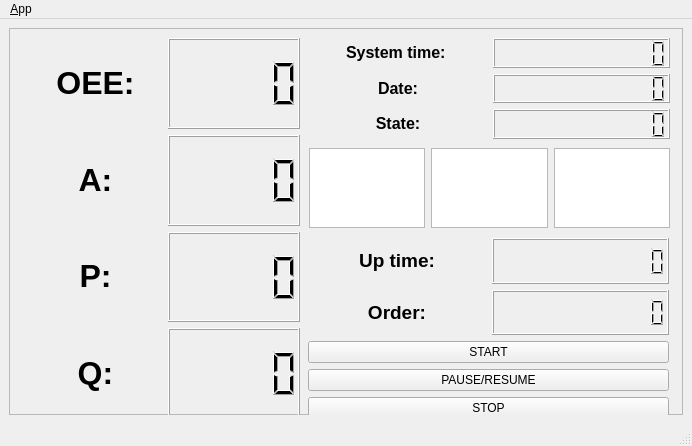
<?xml version="1.0" encoding="UTF-8"?>
<ui version="4.0">
 <class>MainWindowDesign</class>
 <widget class="QMainWindow" name="MainWindowDesign">
  <property name="geometry">
   <rect>
    <x>0</x>
    <y>0</y>
    <width>692</width>
    <height>446</height>
   </rect>
  </property>
  <property name="mouseTracking">
   <bool>false</bool>
  </property>
  <property name="windowTitle">
   <string>QRosApp</string>
  </property>
  <property name="windowIcon">
   <iconset resource="../resources/images.qrc">
    <normaloff>:/images/icon.png</normaloff>:/images/icon.png</iconset>
  </property>
  <property name="locale">
   <locale language="English" country="Australia"/>
  </property>
  <widget class="QWidget" name="centralwidget">
   <layout class="QHBoxLayout">
    <item>
     <widget class="QFrame" name="frame_2">
      <property name="frameShape">
       <enum>QFrame::StyledPanel</enum>
      </property>
      <property name="frameShadow">
       <enum>QFrame::Raised</enum>
      </property>
      <widget class="QWidget" name="gridLayoutWidget">
       <property name="geometry">
        <rect>
         <x>20</x>
         <y>10</y>
         <width>271</width>
         <height>381</height>
        </rect>
       </property>
       <layout class="QGridLayout" name="gridLayout_2">
        <item row="0" column="2">
         <widget class="QLCDNumber" name="lcd_oee"/>
        </item>
        <item row="1" column="2">
         <widget class="QLCDNumber" name="lcd_a"/>
        </item>
        <item row="0" column="1">
         <widget class="QLabel" name="label_4">
          <property name="text">
           <string>&lt;html&gt;&lt;head/&gt;&lt;body&gt;&lt;p align=&quot;center&quot;&gt;&lt;span style=&quot; font-size:24pt; font-weight:600;&quot;&gt;OEE:&lt;/span&gt;&lt;/p&gt;&lt;/body&gt;&lt;/html&gt;</string>
          </property>
         </widget>
        </item>
        <item row="1" column="1">
         <widget class="QLabel" name="label_5">
          <property name="text">
           <string>&lt;html&gt;&lt;head/&gt;&lt;body&gt;&lt;p align=&quot;center&quot;&gt;&lt;span style=&quot; font-size:24pt; font-weight:600;&quot;&gt;A:&lt;/span&gt;&lt;/p&gt;&lt;/body&gt;&lt;/html&gt;</string>
          </property>
         </widget>
        </item>
        <item row="2" column="1">
         <widget class="QLabel" name="label_6">
          <property name="text">
           <string>&lt;html&gt;&lt;head/&gt;&lt;body&gt;&lt;p align=&quot;center&quot;&gt;&lt;span style=&quot; font-size:24pt; font-weight:600;&quot;&gt;P:&lt;/span&gt;&lt;/p&gt;&lt;/body&gt;&lt;/html&gt;</string>
          </property>
         </widget>
        </item>
        <item row="3" column="1">
         <widget class="QLabel" name="label_7">
          <property name="text">
           <string>&lt;html&gt;&lt;head/&gt;&lt;body&gt;&lt;p align=&quot;center&quot;&gt;&lt;span style=&quot; font-size:24pt; font-weight:600;&quot;&gt;Q:&lt;/span&gt;&lt;/p&gt;&lt;/body&gt;&lt;/html&gt;</string>
          </property>
         </widget>
        </item>
        <item row="3" column="2">
         <widget class="QLCDNumber" name="lcd_q"/>
        </item>
        <item row="2" column="2">
         <widget class="QLCDNumber" name="lcd_p"/>
        </item>
       </layout>
      </widget>
      <widget class="QWidget" name="horizontalLayoutWidget_6">
       <property name="geometry">
        <rect>
         <x>300</x>
         <y>120</y>
         <width>361</width>
         <height>80</height>
        </rect>
       </property>
       <layout class="QHBoxLayout" name="horizontalLayout_6">
        <item>
         <widget class="QGraphicsView" name="graphics_red">
          <property name="autoFillBackground">
           <bool>true</bool>
          </property>
          <property name="backgroundBrush">
           <brush brushstyle="NoBrush">
            <color alpha="255">
             <red>255</red>
             <green>0</green>
             <blue>0</blue>
            </color>
           </brush>
          </property>
          <property name="interactive">
           <bool>false</bool>
          </property>
         </widget>
        </item>
        <item>
         <widget class="QGraphicsView" name="graphics_yellow">
          <property name="autoFillBackground">
           <bool>true</bool>
          </property>
          <property name="backgroundBrush">
           <brush brushstyle="NoBrush">
            <color alpha="255">
             <red>0</red>
             <green>170</green>
             <blue>0</blue>
            </color>
           </brush>
          </property>
          <property name="foregroundBrush">
           <brush brushstyle="NoBrush">
            <color alpha="255">
             <red>0</red>
             <green>170</green>
             <blue>0</blue>
            </color>
           </brush>
          </property>
          <property name="interactive">
           <bool>true</bool>
          </property>
         </widget>
        </item>
        <item>
         <widget class="QGraphicsView" name="graphics_green">
          <property name="backgroundBrush">
           <brush brushstyle="NoBrush">
            <color alpha="255">
             <red>255</red>
             <green>205</green>
             <blue>5</blue>
            </color>
           </brush>
          </property>
          <property name="foregroundBrush">
           <brush brushstyle="NoBrush">
            <color alpha="255">
             <red>255</red>
             <green>205</green>
             <blue>5</blue>
            </color>
           </brush>
          </property>
         </widget>
        </item>
       </layout>
      </widget>
      <widget class="QWidget" name="gridLayoutWidget_2">
       <property name="geometry">
        <rect>
         <x>300</x>
         <y>10</y>
         <width>361</width>
         <height>101</height>
        </rect>
       </property>
       <layout class="QGridLayout" name="gridLayout">
        <item row="1" column="0">
         <layout class="QHBoxLayout" name="horizontalLayout_8">
          <item>
           <layout class="QHBoxLayout" name="horizontalLayout_9">
            <item>
             <widget class="QLabel" name="label_8">
              <property name="text">
               <string>&lt;html&gt;&lt;head/&gt;&lt;body&gt;&lt;p align=&quot;center&quot;&gt;&lt;span style=&quot; font-size:12pt; font-weight:600;&quot;&gt;Date:&lt;/span&gt;&lt;/p&gt;&lt;/body&gt;&lt;/html&gt;</string>
              </property>
             </widget>
            </item>
            <item>
             <widget class="QLCDNumber" name="lcd_date">
              <property name="numDigits">
               <number>12</number>
              </property>
             </widget>
            </item>
           </layout>
          </item>
         </layout>
        </item>
        <item row="0" column="0">
         <layout class="QHBoxLayout" name="horizontalLayout_3">
          <item>
           <widget class="QLabel" name="label_3">
            <property name="text">
             <string>&lt;html&gt;&lt;head/&gt;&lt;body&gt;&lt;p align=&quot;center&quot;&gt;&lt;span style=&quot; font-size:12pt; font-weight:600;&quot;&gt;System time: &lt;/span&gt;&lt;/p&gt;&lt;/body&gt;&lt;/html&gt;</string>
            </property>
           </widget>
          </item>
          <item>
           <layout class="QHBoxLayout" name="horizontalLayout_7">
            <item>
             <widget class="QLCDNumber" name="lcd_system_2">
              <property name="numDigits">
               <number>12</number>
              </property>
             </widget>
            </item>
           </layout>
          </item>
         </layout>
        </item>
        <item row="2" column="0">
         <layout class="QHBoxLayout" name="horizontalLayout_4">
          <item>
           <widget class="QLabel" name="label_9">
            <property name="text">
             <string>&lt;html&gt;&lt;head/&gt;&lt;body&gt;&lt;p align=&quot;center&quot;&gt;&lt;span style=&quot; font-size:12pt; font-weight:600;&quot;&gt;State:&lt;/span&gt;&lt;/p&gt;&lt;/body&gt;&lt;/html&gt;</string>
            </property>
           </widget>
          </item>
          <item>
           <layout class="QHBoxLayout" name="horizontalLayout_5">
            <item>
             <widget class="QLCDNumber" name="lcd_state">
              <property name="numDigits">
               <number>12</number>
              </property>
             </widget>
            </item>
           </layout>
          </item>
         </layout>
        </item>
       </layout>
      </widget>
      <widget class="QWidget" name="verticalLayoutWidget_2">
       <property name="geometry">
        <rect>
         <x>299</x>
         <y>210</y>
         <width>361</width>
         <height>181</height>
        </rect>
       </property>
       <layout class="QVBoxLayout" name="verticalLayout">
        <item>
         <layout class="QHBoxLayout" name="horizontalLayout_10">
          <item>
           <layout class="QHBoxLayout" name="horizontalLayout_11">
            <item>
             <widget class="QLabel" name="label_2">
              <property name="text">
               <string>&lt;html&gt;&lt;head/&gt;&lt;body&gt;&lt;p align=&quot;center&quot;&gt;&lt;span style=&quot; font-size:14pt; font-weight:600;&quot;&gt;Up time:&lt;/span&gt;&lt;/p&gt;&lt;/body&gt;&lt;/html&gt;</string>
              </property>
             </widget>
            </item>
            <item>
             <layout class="QHBoxLayout" name="horizontalLayout_12">
              <item>
               <widget class="QLCDNumber" name="lcd_up">
                <property name="numDigits">
                 <number>12</number>
                </property>
               </widget>
              </item>
             </layout>
            </item>
           </layout>
          </item>
         </layout>
        </item>
        <item>
         <layout class="QHBoxLayout" name="horizontalLayout">
          <item>
           <layout class="QHBoxLayout" name="horizontalLayout_14">
            <item>
             <widget class="QLabel" name="label">
              <property name="text">
               <string>&lt;html&gt;&lt;head/&gt;&lt;body&gt;&lt;p align=&quot;center&quot;&gt;&lt;span style=&quot; font-size:14pt; font-weight:600;&quot;&gt;Order:&lt;/span&gt;&lt;/p&gt;&lt;/body&gt;&lt;/html&gt;</string>
              </property>
             </widget>
            </item>
            <item>
             <layout class="QHBoxLayout" name="horizontalLayout_15">
              <item>
               <widget class="QLCDNumber" name="lcd_order">
                <property name="numDigits">
                 <number>12</number>
                </property>
               </widget>
              </item>
             </layout>
            </item>
           </layout>
          </item>
         </layout>
        </item>
        <item>
         <layout class="QHBoxLayout" name="horizontalLayout_13">
          <item>
           <layout class="QVBoxLayout" name="verticalLayout_2">
            <item>
             <widget class="QPushButton" name="pushButton_start">
              <property name="text">
               <string>START</string>
              </property>
             </widget>
            </item>
            <item>
             <widget class="QPushButton" name="pushButton_pause">
              <property name="text">
               <string>PAUSE/RESUME</string>
              </property>
             </widget>
            </item>
            <item>
             <widget class="QPushButton" name="pushButton_stop">
              <property name="text">
               <string>STOP</string>
              </property>
             </widget>
            </item>
           </layout>
          </item>
         </layout>
        </item>
       </layout>
      </widget>
     </widget>
    </item>
   </layout>
  </widget>
  <widget class="QMenuBar" name="menubar">
   <property name="geometry">
    <rect>
     <x>0</x>
     <y>0</y>
     <width>692</width>
     <height>25</height>
    </rect>
   </property>
   <widget class="QMenu" name="menu_File">
    <property name="title">
     <string>&amp;App</string>
    </property>
    <addaction name="action_Preferences"/>
    <addaction name="separator"/>
    <addaction name="actionAbout"/>
    <addaction name="actionAbout_Qt"/>
    <addaction name="separator"/>
    <addaction name="action_Quit"/>
   </widget>
   <addaction name="menu_File"/>
  </widget>
  <widget class="QStatusBar" name="statusbar"/>
  <action name="action_Quit">
   <property name="text">
    <string>&amp;Quit</string>
   </property>
   <property name="shortcut">
    <string>Ctrl+Q</string>
   </property>
   <property name="shortcutContext">
    <enum>Qt::ApplicationShortcut</enum>
   </property>
  </action>
  <action name="action_Preferences">
   <property name="text">
    <string>&amp;Preferences</string>
   </property>
  </action>
  <action name="actionAbout">
   <property name="text">
    <string>&amp;About</string>
   </property>
  </action>
  <action name="actionAbout_Qt">
   <property name="text">
    <string>About &amp;Qt</string>
   </property>
  </action>
 </widget>
 <tabstops>
  <tabstop>pushButton_pause</tabstop>
  <tabstop>pushButton_stop</tabstop>
 </tabstops>
 <resources>
  <include location="../resources/images.qrc"/>
 </resources>
 <connections>
  <connection>
   <sender>action_Quit</sender>
   <signal>triggered()</signal>
   <receiver>ROSApp</receiver>
   <slot>close()</slot>
   <hints>
    <hint type="sourcelabel">
     <x>-1</x>
     <y>-1</y>
    </hint>
    <hint type="destinationlabel">
     <x>399</x>
     <y>299</y>
    </hint>
   </hints>
  </connection>
 </connections>
</ui>
